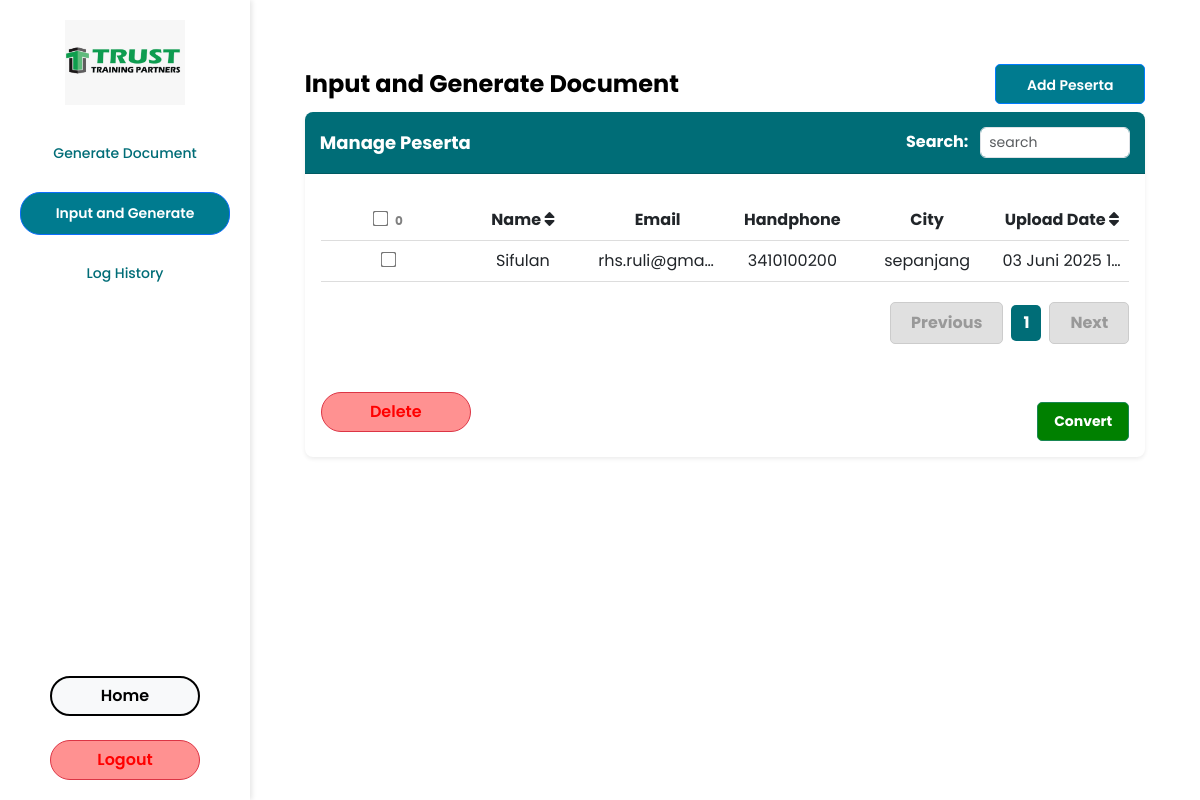
The page /input_and_generate/ (signed in) on the database as committed earlier.
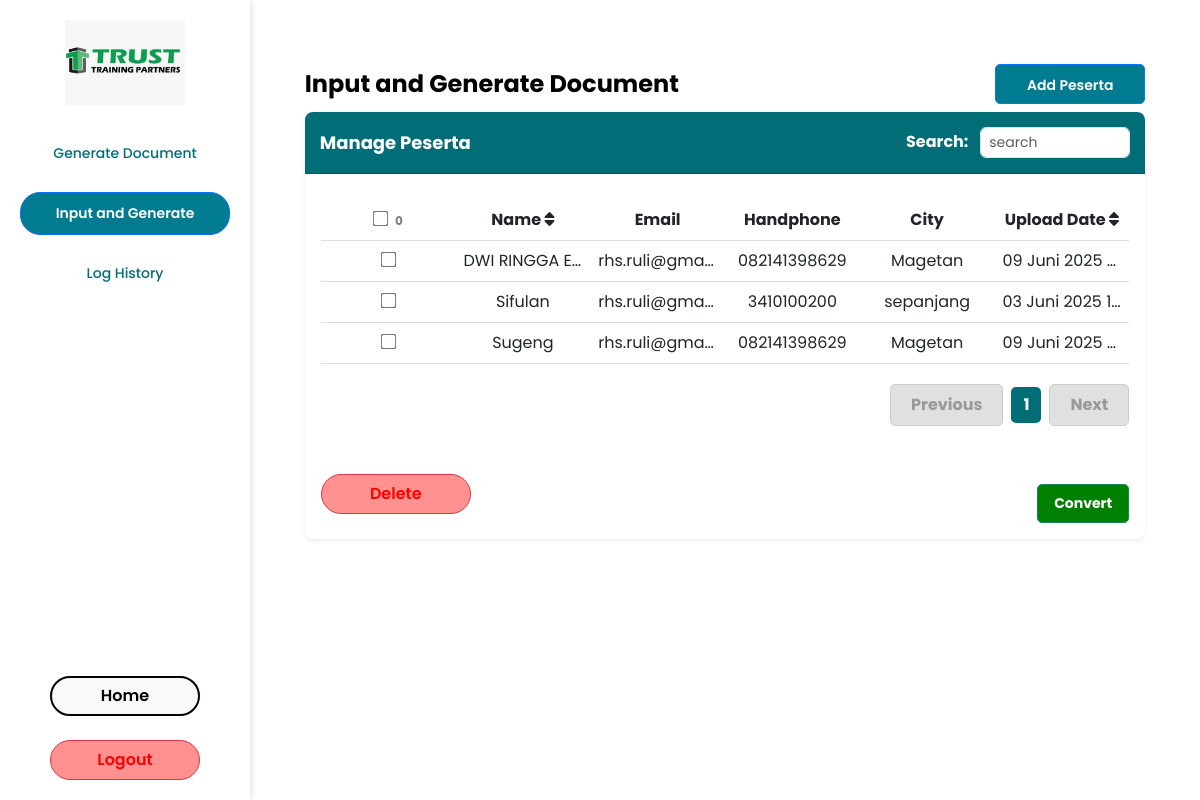
The same page on the database as committed later.
### automation/models.py (models this page shows, shortened)
class ManualPeserta(models.Model):
    nama = models.CharField(max_length=100)
    jenis_kelamin = models.CharField(max_length=10, blank=True, null=True)
    nik = models.CharField(max_length=16, blank=True, null=True)
    tempat_lahir = models.CharField(max_length=100, blank=True, null=True)
    tanggal_lahir = models.DateField(blank=True, null=True)
    nisn = models.CharField(max_length=10, blank=True, null=True)
    agama_lkp = models.CharField(max_length=50, blank=True, null=True)
    handphone = models.CharField(max_length=15, blank=True, null=True)
    kewarganegaraan = models.CharField(max_length=50, blank=True, null=True)
    jenis_tinggal = models.CharField(max_length=50, blank=True, null=True)
    tanggal_masuk = models.DateField(blank=True, null=True)
    email = models.EmailField(max_length=255, blank=True, null=True)
    nama_ortu = models.CharField(max_length=100, blank=True, null=True)
    nik_ortu = models.CharField(max_length=16, blank=True, null=True)
    pekerjaan_ortu = models.CharField(max_length=100, blank=True, null=True)
    pendidikan_ortu = models.CharField(max_length=100, blank=True, null=True)
    penghasilan_ortu = models.CharField(max_length=100, blank=True, null=True)
    handphone_ortu = models.CharField(max_length=15, blank=True, null=True)
    tempat_lahir_ortu = models.CharField(max_length=100, blank=True, null=True)
    tanggal_lahir_ortu = models.DateField(blank=True, null=True)
    asal = models.CharField(max_length=100, blank=True, null=True)
    alamat = models.TextField(blank=True, null=True)
    rt = models.CharField(max_length=10, blank=True, null=True)
    rw = models.CharField(max_length=10, blank=True, null=True)
    kecamatan = models.CharField(max_length=100, blank=True, null=True)
    kelurahan = models.CharField(max_length=100, blank=True, null=True)
    kab_kota = models.CharField(max_length=100, blank=True, null=True)
    propinsi = models.CharField(max_length=100, blank=True, null=True)
    nama_ibu_kandung = models.CharField(max_length=100, blank=True, null=True)
    nama_ayah = models.CharField(max_length=100, blank=True, null=True)
    agama_kemdikbud = models.CharField(max_length=50, blank=True, null=True)
    penerima_kps = models.CharField(max_length=10, blank=True, null=True)
    layak_pip = models.CharField(max_length=10, blank=True, null=True)
    penerima_kip = models.CharField(max_length=10, blank=True, null=True)
    kode_pos = models.CharField(max_length=10, blank=True, null=True)
    alat_transportasi = models.CharField(max_length=50, blank=True, null=True)
    pendidikan_terakhir = models.CharField(max_length=100, blank=True, null=True)
    nama_lembaga = models.CharField(max_length=255, blank=True, null=True)
    jabatan = models.CharField(max_length=100, blank=True, null=True)
    alamat_kantor = models.TextField(blank=True, null=True)
    telp_kantor = models.CharField(max_length=15, blank=True, null=True)
    kota = models.CharField(max_length=100, blank=True, null=True)
    created_at = models.DateTimeField(auto_now_add=True)
    is_converted = models.BooleanField(default=False)

### automation/views.py (the view)
# urls.py: path('input_and_generate/', automation.input_and_generate, name='input_and_generate'),
@login_required(login_url="login")
def input_and_generate(request):
    peserta_list = ManualPeserta.objects.all().order_by('nama')
    return render(request, "input_and_generate.html", {
        'peserta_list': peserta_list
    })

### automation/templates/input_and_generate.html (shortened to what this page needs)
{% extends 'base2.html' %}
{% load static %}
{% block extra_css %}
<link rel="stylesheet" href="{% static 'style/generate_document.css' %}">
{% endblock %}
{% block content %}
<div class="container mt-4">
    <div class="d-flex justify-content-between align-items-center mb-2">
        <h2 class="fw-bold mb-0">Input and Generate Document</h2>
        <button id="addPeserta" class="btn btn-primary btn-sm ms-auto" style="width: 150px; height: 40px; border-radius: 5px; border: 1px solid #007bff;">Add Peserta</button>
    </div>
    <div class="card shadow-sm">
        <div class="card-header bg-teal text-white d-flex justify-content-between align-items-center">
            <span class="fw-bold" style="font-size: 18px;">Manage Peserta</span>
            <div>
                <label for="search" class="me-2" style="font-size: 16px;">Search:</label>
                <input type="text" id="search" class="form-control d-inline-block"
                    style="width: 150px; font-size: 14px; padding: 4px 8px; height: auto;"
                    placeholder="search"
                    oninput="searchData()">
            </div>
        </div>
        <div class="card-body">
            <table class="table table-hover">
                <thead class="border-bottom">
                    <tr class="text-center">
                        <th>
                            <input type="checkbox" id="select-all">
                            <span id="selected-count" style="font-size: 12px; margin-left: 5px; color: gray;">0</span>
                        </th>
                        <th onclick="sortTable(1, this)" data-sort="asc">
                            Name <i class="fas fa-sort"></i>
                        </th>
                        <th>Email</th>
                        <th>Handphone</th>
                        <th>City</th>
                        <th onclick="sortTable(5, this)" data-sort="asc">
                            Upload Date <i class="fas fa-sort"></i>
                        </th>
                    </tr>
                </thead>
                <tbody id="table-body">
                    {% for peserta in peserta_list %}
                    <tr class="text-center">
                        <td><input type="checkbox" class="row-checkbox" value="{{ peserta.id }}"></td>
                        <td class="name-cell">{{ peserta.nama }}</td>
                        <td>{{ peserta.email|default:"-" }}</td>
                        <td>{{ peserta.handphone|default:"-" }}</td>
                        <td>{{ peserta.kota|default:"-" }}</td>
                        <td>{{ peserta.created_at|date:"d F Y H:i"|default:"-" }}</td>
                    </tr>
                    {% empty %}
                    <tr class="text-center">
                        <td colspan="5">Tidak ada data tersedia</td>
                    </tr>
                    {% endfor %}
                </tbody>
            </table>
            <div class="pagination-container mb-4">
                <button class="btn-pagination prev-btn" disabled>Previous</button>
                <span class="pagination-number">1</span>
                <button class="btn-pagination next-btn">Next</button>
            </div>
            <div class="d-flex justify-content-between mt-5">
                <button id="deletePeserta" class="btn btn-danger">Delete</button>
                <button id="convertDocument" class="btn btn-success submit-btn">Convert</button>
            </div>
        </div>
    </div>
</div>
{% endblock %}

Rows that differ between the two databases and show on the page:
added ManualPeserta: nama "DWI RINGGA E…", email "rhs.ruli@gma…", handphone "082141398629", kota "Magetan", created_at "09 Juni 2025 1…"
added ManualPeserta: nama "Sugeng", email "rhs.ruli@gma…", handphone "082141398629", kota "Magetan", created_at "09 Juni 2025 1…"
